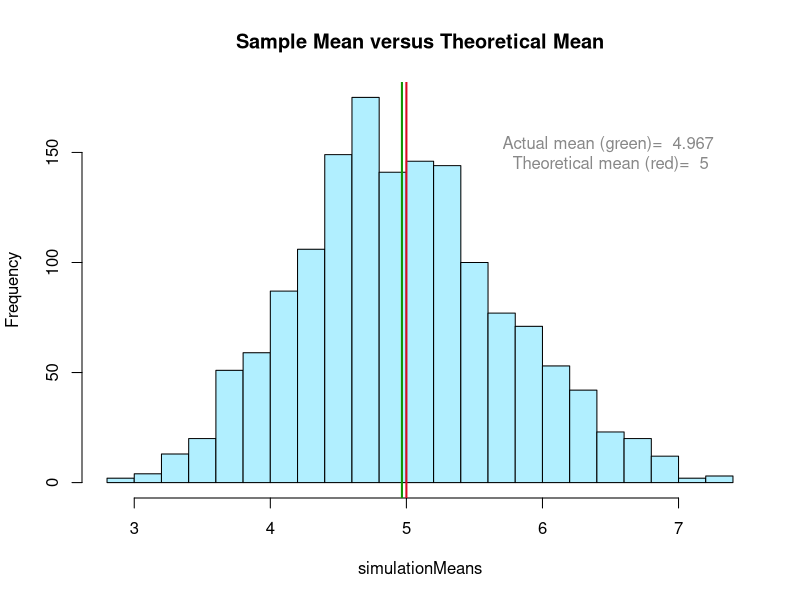
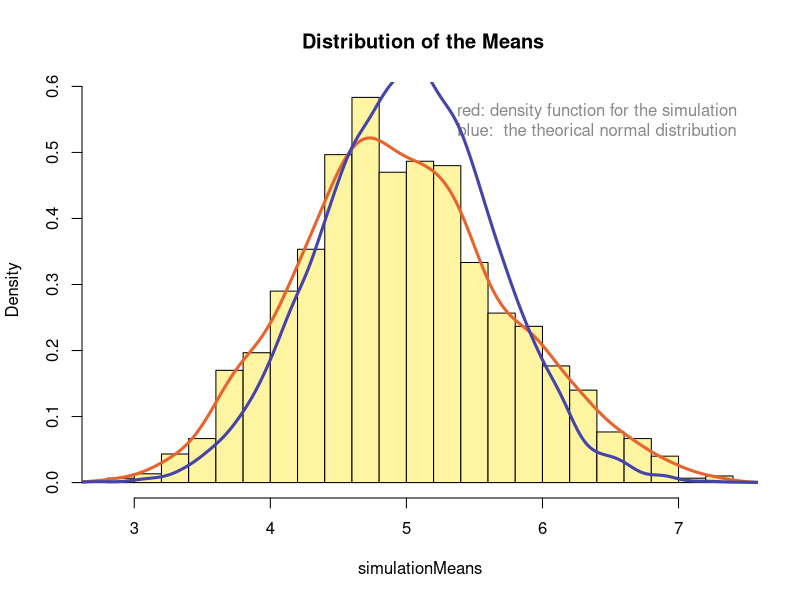

R code for these plots, in order:
## ---- chunk 1
knitr::opts_chunk$set(echo = TRUE)
## ---- chunk 2
ECHO=TRUE
set.seed(2222)
lambda=0.2
exponentials=40
simulationMeans = NULL
for (i in 1:1500)simulationMeans = c(simulationMeans,mean(rexp(exponentials, lambda)))

summary(simulationMeans)
mean(simulationMeans)
#calculate the theoretical Mean
theoreticalmean<-lambda^-1
theoreticalmean

abs(mean(simulationMeans)-theoreticalmean)

#Sample variance
simulationvar<-var(simulationMeans)
simulationvar

#Theoretical Variance
Theoreticalvar<-(lambda * sqrt(exponentials))^-2
Theoreticalvar

# Comparison 
simulationvar-Theoreticalvar

## ---- chunk 3
#Lets plot in a histogram 
hist (simulationMeans, col="#B1EFFF", main="Sample Mean versus Theoretical Mean", breaks=20)
#and draw the two lines for the Means
abline(v=mean(simulationMeans), lwd="2", col="#149403")
abline(v=mean (theoreticalmean), lwd="2", col="#d90b23")
text (6.5, 150, paste("Actual mean (green)= ", round (mean(simulationMeans),3), "\nTheoretical mean (red)= ",round(theoreticalmean,3)), col="#888888")

#Lets draw the histogram for the simulation
hist(simulationMeans, prob=TRUE, col="#FFF4A1", main=" Distribution of the Means", breaks=20)
text (6.4, 0.55, paste("red: density function for the simulation\nblue:  the theorical normal distribution"), col="#888888")
#create a random values for normal distribution with theoretical values
x<-rnorm(10000,mean=5, sd=0.625)
#and compare with the density function that disperses the mass of the simulationMeans over a grid of 512 points using Fourier transform in a gaussian curve as default to smooth the line
lines(density(simulationMeans), lwd="3", col="#E6652E")
lines(density(x), lwd="3", col="#4444AB")

